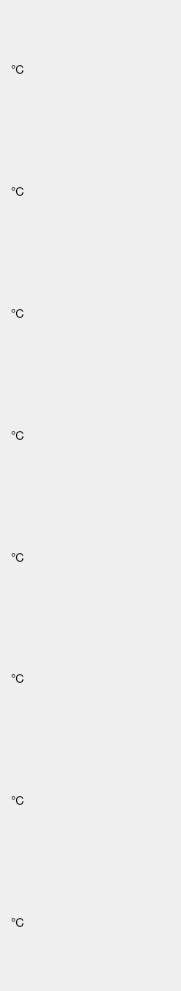
   <widget class="QWidget" name="verticalLayoutWidget_3">
    <property name="geometry">
     <rect>
      <x>629</x>
      <y>9</y>
      <width>181</width>
      <height>991</height>
     </rect>
    </property>
    <layout class="QVBoxLayout" name="verticalLayout_3">
     <item>
      <widget class="QLabel" name="label_11">
       <property name="text">
        <string>℃</string>
       </property>
      </widget>
     </item>
     <item>
      <widget class="QLabel" name="label_12">
       <property name="text">
        <string>℃</string>
       </property>
      </widget>
     </item>
     <item>
      <widget class="QLabel" name="label_14">
       <property name="text">
        <string>℃</string>
       </property>
      </widget>
     </item>
     <item>
      <widget class="QLabel" name="label_13">
       <property name="text">
        <string>℃</string>
       </property>
      </widget>
     </item>
     <item>
      <widget class="QLabel" name="label_10">
       <property name="text">
        <string>℃</string>
       </property>
      </widget>
     </item>
     <item>
      <widget class="QLabel" name="label_16">
       <property name="text">
        <string>℃</string>
       </property>
      </widget>
     </item>
     <item>
      <widget class="QLabel" name="label_15">
       <property name="text">
        <string>℃</string>
       </property>
      </widget>
     </item>
     <item>
      <widget class="QLabel" name="label_9">
       <property name="text">
        <string>℃</string>
       </property>
      </widget>
     </item>
    </layout>
   </widget>
